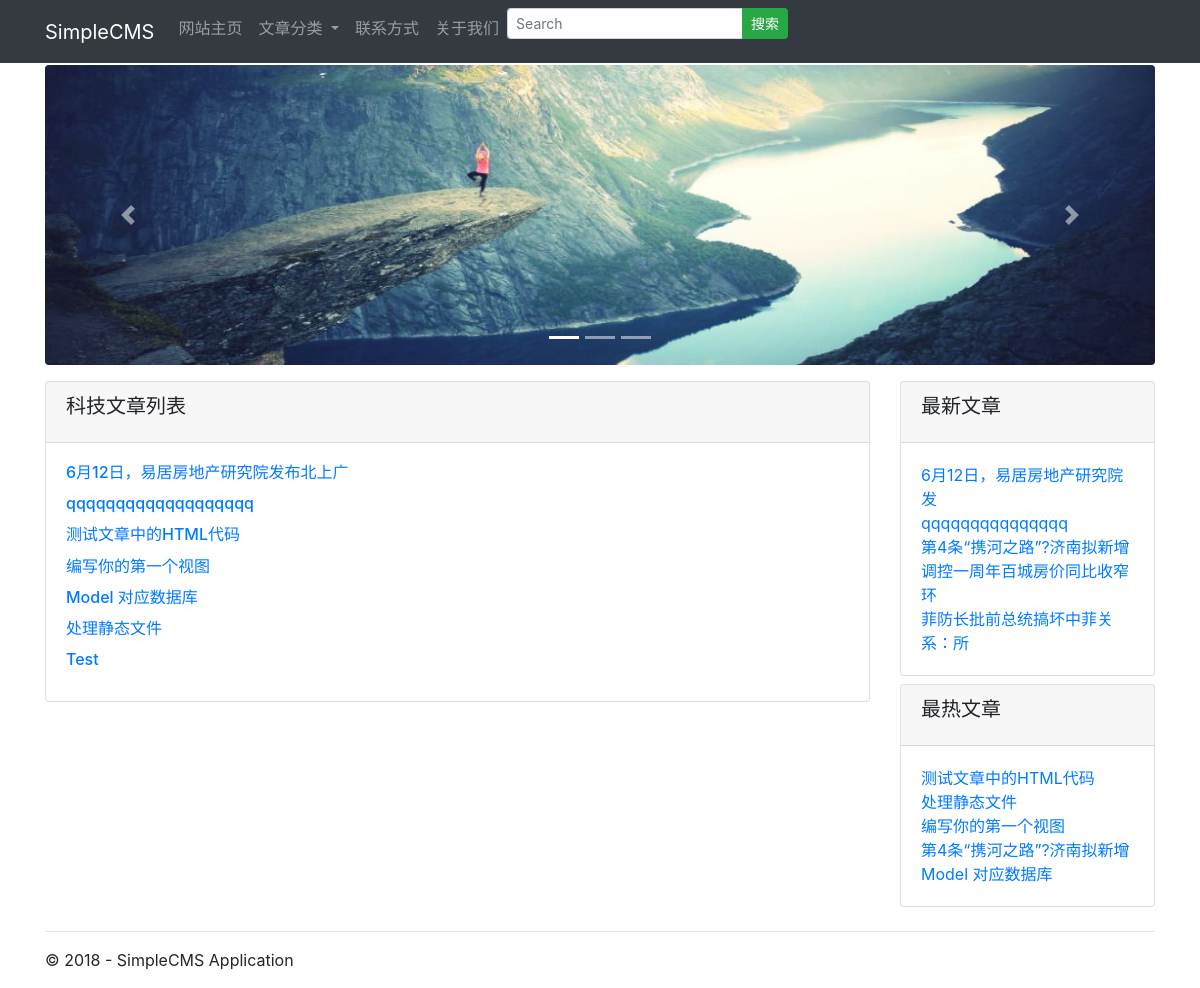
Page /category/1/ on the committed database.
### cms_main/models.py (models this page shows, shortened)
class AdImages(models.Model):
    title = models.CharField(verbose_name = '广告标题',max_length = 100)
    image = models.ImageField(verbose_name='广告图片',upload_to ='ad_images',null = True,blank = True,max_length = 100)
    url = models.URLField(verbose_name='链接地址',max_length=200,help_text='可以为本站URL地址或者外部网站地址！')
    index = models.IntegerField(verbose_name='顺序',default=1)
    add_time = models.DateTimeField(verbose_name='添加时间',auto_now_add=True)
    class Meta:
        verbose_name = '广告轮播图'
        verbose_name_plural = verbose_name

class Category(models.Model):
    name = models.CharField(verbose_name='文章类型',max_length=200)
    create_time = models.DateTimeField(verbose_name='创建时间',auto_now_add=True)
    last_modified_time = models.DateTimeField(verbose_name='最后修改时间',auto_now=True)
    class Meta:
        verbose_name = '文章类型'
        verbose_name_plural = verbose_name
    def get_absolute_url(self):
        return reverse('category',kwargs={'pk':self.pk})

class Article(models.Model):
    STATUS_CHOICES=(
        ('d','Draft'),
        ('p','Published'),
    )
    title = models.CharField(verbose_name='文章标题',max_length=80)
    content = RichTextUploadingField(verbose_name='文章内容')
    author = models.ForeignKey(User,verbose_name='作者',on_delete=models.SET_NULL,null=True)
    abstract = models.CharField(verbose_name='文章摘要',max_length=60,blank=True,null=True,help_text='可选,如果为空则选取文章内容的前60个字符！')
    create_time = models.DateTimeField(verbose_name='创建时间',auto_now_add=True)
    last_modified_time = models.DateTimeField(verbose_name='更新时间',auto_now=True)
    views = models.PositiveIntegerField(verbose_name='浏览量',default=0)
    likes = models.PositiveIntegerField(verbose_name='点赞数',default=0)
    topped = models.BooleanField(verbose_name='是否置顶',default=False)
    status = models.CharField(verbose_name='文章状态',max_length=1,choices=STATUS_CHOICES)
    category = models.ForeignKey(Category,verbose_name='文章分类',on_delete=models.SET_NULL,null=True,default='无分类')
    tags = models.ManyToManyField(Tag,verbose_name='文章标签',blank=True)
    class Meta:
        verbose_name = '文章'
        verbose_name_plural = verbose_name
        ordering = ['-create_time']
    def get_absolute_url(self):
        return reverse('detail',kwargs={'pk':self.pk})

### cms_main/views.py (the view)
# urls.py: url(r'^category/(?P<pk>[0-9]+)/$', views.category_list, name='category'),
def category_list(request,pk):
    article_list=Article.objects.filter(category=pk)
    category_name=get_object_or_404(Category,pk=pk)
    return render(request, 'cms_main/category.html', context={'article_list': article_list,'category_name':category_name,})

### cms_main/templatetags/cms_main_tags.py (called while the page is built)
@register.simple_tag
def get_recent_articles(num = 5):
    return Article.objects.all()[:num]

@register.simple_tag
def get_hot_articles(num = 5):
    return Article.objects.all().order_by('-views')[:num]

@register.simple_tag
def get_category_list():
    return Category.objects.all()

@register.simple_tag
def get_foot_year():
    return datetime.date.today().year

@register.simple_tag
def get_adImages_tag(num = 3):
    return AdImages.objects.all()[:num]

### templates/cms_main/category.html (shortened to what this page needs)
{% extends 'base.html' %}
{% block content %}
<div class="card my-2">
  <div class="card-header">
    <h5 class="card-title">{{ category_name.name }}列表 </h5>
  </div>
  <div class="card-body">
    {% for a in article_list %}
    <h6 class="card-title"><a href="{{ a.get_absolute_url }}">{{ a.title }}</a> </h6>
    {% endfor %}
  </div>
</div>
{% endblock content %}

### templates/base.html (shortened to what this page needs)
{% load staticfiles %}
{% load cms_main_tags %}
<!DOCTYPE html>
<html lang="en" dir="ltr">
<head>
  <link rel="stylesheet" href="{% static 'css/bootstrap.min.css' %}">
  <link rel="stylesheet" href="{% static 'css/bootstrap.css' %}">
</head>
<body>
  <nav class="navbar navbar-expand-md bg-dark navbar-dark fixed-top">
    <div class="container">
        <a class="navbar-brand" href="/">SimpleCMS</a>
      <div class="collapse navbar-collapse" id="collapsibleNavbar">
        <ul class="navbar-nav">
          <li class="nav-item">
            <a class="nav-link" href="/">网站主页</a>
          </li>
          <li class="nav-item dropdown">
            <a class="nav-link dropdown-toggle" href="#" id="navbardrop" data-toggle="dropdown">
              文章分类
            </a>
              {% get_category_list as category_list %}
          </li>
          <li class="nav-item">
            <a class="nav-link" href="#">联系方式</a>
          </li>
          <li class="nav-item">
            <a class="nav-link" href="#">关于我们</a>
          </li>
          <li class="nav-item">
            <form role="search" method="get" id="searchform" action="{% url 'haystack_search' %}">
              <div class="input-group mb-3 navbar-right input-group-sm">
                <input type="search" class="form-control" placeholder="Search" name="q" required>
                <div class="input-group-append">
                  <button class="btn btn-success" type="submit">搜索</button>
                 </div>
              </div>
            </form>
          </li>
        </ul>
      </div>
    </div>
  </nav>
  <div class="container" style="margin-top: 65px">
    <div id="demo" class="carousel slide" data-ride="carousel">
      <ul class="carousel-indicators">
        <li data-target="#demo" data-slide-to="0" class="active"></li>
        <li data-target="#demo" data-slide-to="1"></li>
        <li data-target="#demo" data-slide-to="2"></li>
      </ul>
      <div class="carousel-inner">
        {% get_adImages_tag as adImage_list %}
        {% for adImage in adImage_list %}
        {% if adImage.index == 1 %}
          <div class="carousel-item active">
            <a href="{{ adImage.url }}" target="_blank">
              <img src="/media/{{ adImage.image }}" class="rounded">
            </a>
          </div>
        {% else %}
          <div class="carousel-item">
            <a href="{{ adImage.url }}" target="_blank">
              <img src="/media/{{ adImage.image }}" class="rounded">
            </a>
          </div>
        {% endif %}
        {% endfor %}
      </div>
      <a class="carousel-control-prev" href="#demo" data-slide="prev">
        <span class="carousel-control-prev-icon"></span>
      </a>
      <a class="carousel-control-next" href="#demo" data-slide="next">
        <span class="carousel-control-next-icon"></span>
      </a>
    </div>
  </div>
  <div class="container">
    <div class="container" style="padding-left:0px;padding-right:0px;">
      <div class="row my-2">
        <div class="col-md-9">
          {% block content %}
          {% endblock %}
        </div>
        <div class="col-md-3">
          <div class="card my-2">
            <div class="card-header">
              <h5 class="card-title">最新文章</h5>
            </div>
            <div class="card-body">
              {% get_recent_articles as recent_article_list %}
              {% for recent_article in recent_article_list %}
              <a href="/article/{{ recent_article.pk }}/">{{ recent_article.title | truncatechars:15 }}</a><br />
              {% empty %}
              没有最新文章！
              {% endfor %}
            </div>
          </div>
          <div class="card my-2">
            <div class="card-header">
              <h5 class="card-title">最热文章</h5>
            </div>
            <div class="card-body">
              {% get_hot_articles as hot_article_list %}
              {% for hot_article in hot_article_list %}
              <a href="/article/{{ hot_article.pk }}/">{{ hot_article.title | truncatechars:15 }}</a><br />
              {% empty %}
              没有最热文章！
              {% endfor %}
            </div>
          </div>
        </div>
      </div>
    </div>
  </div>
  <div class="container">
    <hr/>
    <footer>
      {% get_foot_year as year %}
      <p>&copy; {{ year }} - SimpleCMS Application</p>
    </footer>
  </div>
</body>
</html>

### templates/base.html (style rules this page uses)
.carousel-inner img { width: 100%; height: 300px; }

### rows in the picture
AdImages: image (picture)
Category: name "科技文章"
Article: title "6月12日，易居房地产研究院发布北上广", title "6月12日，易居房地产研究院发"
Article: title "qqqqqqqqqqqqqqqqqqq", title "qqqqqqqqqqqqqqq"
Article: title "测试文章中的HTML代码"
Article: title "编写你的第一个视图"
Article: title "Model 对应数据库"
Article: title "处理静态文件"
Article: title "Test"
Article: title "第4条“携河之路”?济南拟新增"
Article: title "调控一周年百城房价同比收窄 环"
Article: title "菲防长批前总统搞坏中菲关系：所"

### other values in the picture
{{ year }} "2018"
